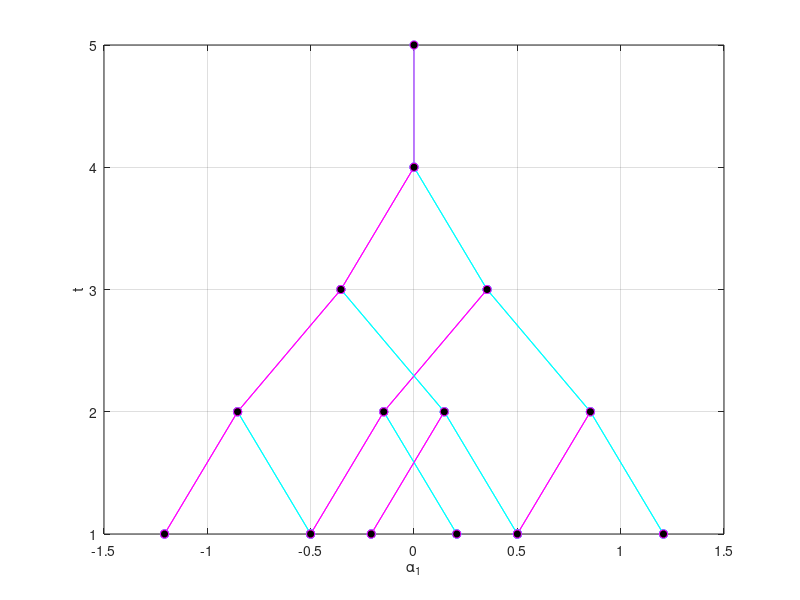

The MATLAB script that drew this image:
clear 
harmonics = [1 3];

fspan = [-1,1];
Nt = 5;
tspan = linspace(0,pi,Nt);
dt = tspan(2) -tspan(1);
D = @(t) +(2/pi)*[sin(t)];

clf
hold on
colors = {'r','b'};

x0 = [0]';
figure(1)
clf
plot(x0(1),Nt,'.r')
xlabel('\alpha_1')
ylabel('t')

ylim([1 Nt])
xlim([-1.5 1.5])
hold on
grid on
posibles = {x0};

for it = Nt:-1:1
   new_posibles = {};
   iter = 0;
   for ip = posibles
      iter = iter +1;
      new_posibles{iter} = ip{:} + dt*D(tspan(it)); 
      plot([ip{:}(1) new_posibles{iter}(1)],[it it-1], ...
           'LineStyle','-','Marker','o','MarkerFaceColor','k','Color','c') 

      iter = iter +1;
      new_posibles{iter} = ip{:} - dt*D(tspan(it)); 
      plot([ip{:}(1) new_posibles{iter}(1)],[it it-1], ...
      'LineStyle','-','Marker','o','MarkerFaceColor','k','Color','m') 

   end

   posibles = new_posibles;
   pause(0.5)
end